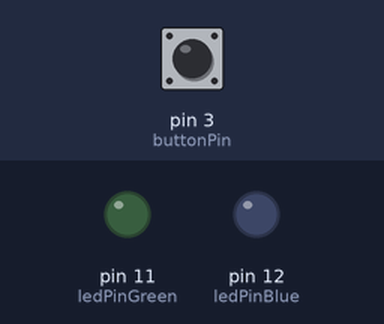
Bench run of a sketch on a simulated Arduino Uno, built with avr-gcc and run on an emulated ATmega328P. On the bench: output pins drawn as LEDs (lit = HIGH). Inputs (shaded band) come from the test bench; at power-on: pin 3 (buttonPin) LOW. What the sketch prints to the serial monitor is not drawn.

Above: at 2.8 s.
2.9 s: pin 3 (buttonPin) pulled HIGH for 1.2 s
At 3.6 s:
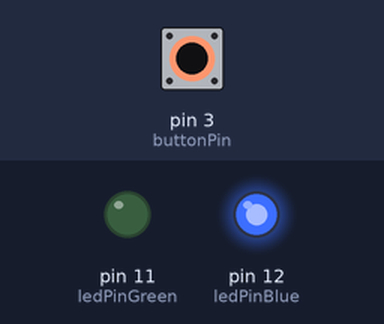
6.5 s: pin 3 (buttonPin) pulled HIGH for 3.2 s
At 11.3 s:
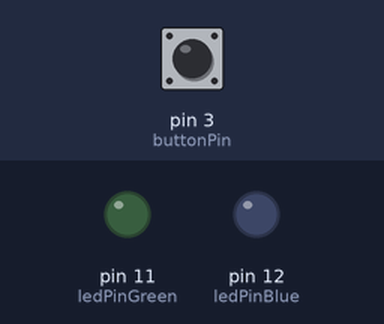
Timing chart, 0 to 12.8 s (numbered marks = the images above; inputs shaded):
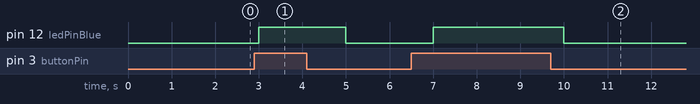

Measured:
- after the input at 2.9 s, pin 12 (ledPinBlue): LOW → HIGH after 0.10 s, → LOW 2.0 s later
- after the input at 6.5 s, pin 12 (ledPinBlue): LOW → HIGH after 0.50 s, → LOW 3.0 s later

The sketch:

sketch_button.ino
```cpp
const int buttonPin = 3;
const int ledPinBlue = 12;
const int ledPinGreen = 11;

void setup() {
  Serial.begin(9600);
  pinMode(buttonPin, INPUT);
  pinMode(ledPinBlue, OUTPUT);
  pinMode(ledPinGreen, OUTPUT);
}

void loop() {
  if (digitalRead(buttonPin) == HIGH) {
    Serial.write('H');
    digitalWrite(ledPinBlue, HIGH);
  } else {
    Serial.write('L');
    digitalWrite(ledPinBlue, LOW);
  }

  delay(1000);
}
```
